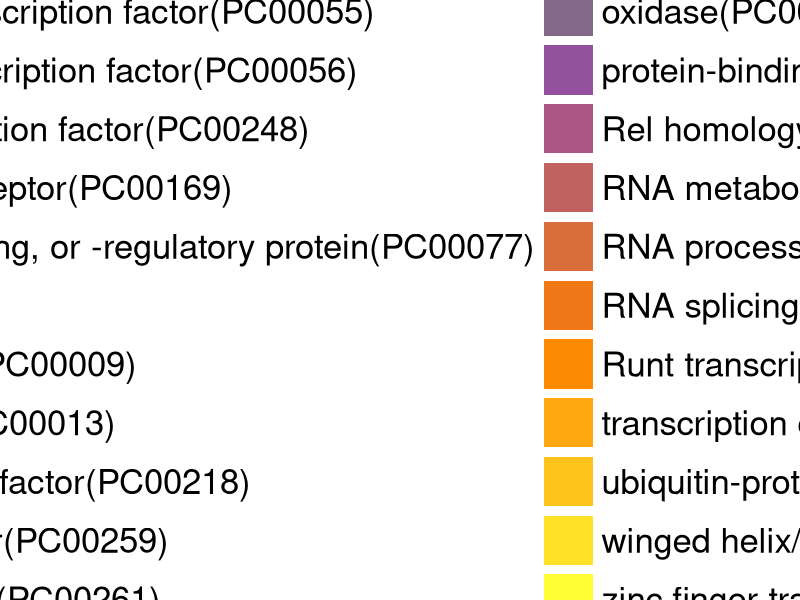

Reproduce this figure in R.
#Ready for the packages
install.packages("tidyverse")
install.packages("ggplot2", dependencies=TRUE)
install.packages("plyr")
library(tidyverse)
library(ggplot2)
library(plyr)
library(ggsci)
library(RColorBrewer)

#Clear the decks
rm(list = ls())

#Read data
data = read.csv("fig3c.csv", header = T)
df <- data.frame(data)
tdf <- df %>% gather("cluster.a","cluster.b","cluster.c","cluster.d","cluster.e","cluster.f", key = "cluster", value = "counts")
class <- tdf[,1]
cluster <- tdf[,2]
frequency <- tdf[,3]
cluster_label <- sub("cluster.", "cluster ", cluster)

# Define the number of colors you want
nb.cols <- 23
mycolors <- colorRampPalette(brewer.pal(6, "Set1"))(nb.cols)

#plot data
g <- ggplot(data = tdf, aes(x = cluster_label, y = frequency, fill = class), color = class)
g <- g + theme_classic(base_size = 11, base_family = "")
g <- g + geom_bar(stat = "identity")
g <- g + scale_fill_manual(values = mycolors)
g <- g + xlab(NULL)
g <- g + theme(legend.key.size = unit(1.3, 'cm'), legend.position = "bottom", 
               text = element_text(color = "black", size = 50), 
               axis.text = element_text(color = "black", size = 35),
               legend.title=element_blank(),
               legend.text = element_text(color = "black", size = 25))
g <- g + guides(fill=guide_legend(ncol=2, reverse=FALSE))
plot(g)
